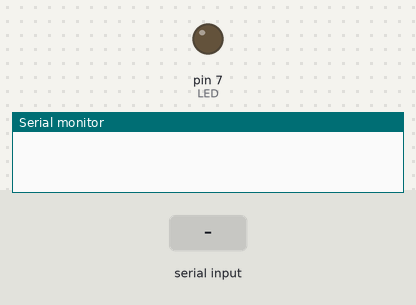
A sketch run on a simulated Arduino Uno, built with avr-gcc and run on an emulated ATmega328P. Parts: output pins drawn as LEDs (lit = HIGH), the last lines printed to the serial monitor. The test bench sets the inputs (shaded band).

Above: at 1.2 s.
1.3 s: ";" received over Serial
At 2.2 s:
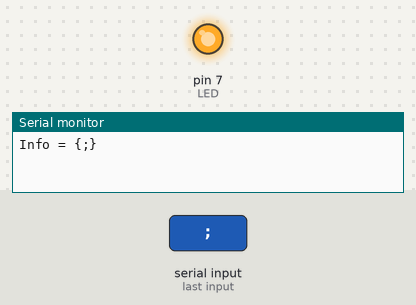
Timing chart, 0 to 4.3 s (numbered marks = the images above; inputs shaded):
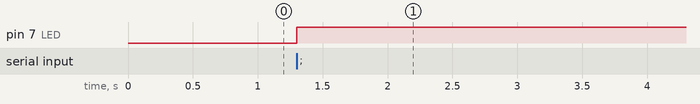

Measured:
- after the input at 1.3 s, pin 7 (LED): LOW → HIGH at once

The sketch:

main.ino
```cpp
#include <Wire.h>
#include <math.h>

/** Valor padrão de direção 0 do robô. */
#define STD_X 130
/** Valor padrão de velocidade 0 do robô. */
#define STD_Y 123
/** Pino utilizado para controlar o relé que liga e desliga o motor */
#define POWER 8
/** Pino utilizado para controlar o LED de teste de conexão */
#define LED 7

/** Variável utilizada para manipular qual será o x enviado para o robô. Significa a direção enviada. */
int x;
/** Variável utilizada para manipular qual será o u enviado para o robô. Significa a velocidade enviada. */
int y;

/** Variável 'virtual' que controla a velocidade do robô */
int Speed;
/** Variável 'virtual' que controla a direção do robô */
int Steer;
/** Variável 'virtual' que controla o limite do robô */
int Limit;
/** Variável que controla o acionamento do relé */
int power;

/** Variável para manipular a informação recebida pelo protocolo UART. */
String information = "";

/** Variável utilizada para saber quando começa e quando termina uma mensagem
 enviada pelo UART. */
bool stringComplete;

/** Variável utilizada para enviar as informações para a placa do hover board. */
uint8_t vector[6] = {218, 130, 0, 1, 0, 1};

/** Função que roda as configurações iniciais do programa. \n
  Roda somente uma vez durante toda a execução do programa. \n
  Configura o monitor serial e a biblioteca de comunicação I2C(Wire.h). */
void setup(){
  Serial.begin(9600);
  Wire.begin(0x52);
  Wire.onRequest(requestEvent);
  pinMode(LED,OUTPUT);
  pinMode(POWER,OUTPUT);
}

/** Função que define as variáveis x e y que serão enviadas para a placa do hover board. \n
  Verifica e corrige os valores recebidos como parâmetros para os adequar às regras de funcionamento
  placa do hover board. */
void control(float _speed, float _steer, float _limit, int power){
  float  coefficient_speed, coefficient_steer;
  coefficient_speed = (_speed/100) * abs(_limit);
  coefficient_steer = (_steer/100) * abs(_limit);
  y = STD_Y +  coefficient_speed;
  if(y < 35) y = 35; if(y > 230) y = 230;
  x = STD_X +  coefficient_steer;
  if(x < 35) x = 35; if(x > 230) x = 230;
  if(power == 1){
    digitalWrite(POWER, HIGH);
    delay(300);
    digitalWrite(POWER, LOW);
  }else{
    digitalWrite(POWER, LOW);
  }
}

/** Função que executa em Loop a leitura pelo protocolo UART(Raspberry->arduino)
 e a escrita pelo protocolo I2C(Arduino->hover board). */
void loop(){
  readUart();
}

/** Função que responde às chamadas da placa do hover board, utilizando o
 protocolo I2C. \n
 Utiliza a variável global vector para enviar os valores. */
void requestEvent() {
  int i;
  vector[0] = x;
  vector[1] = y;
  for(i = 0; i < 6; i++){
    Wire.write(vector,6);
  }
}

/** Função que reseta os flags da leitura após receber a comunicação pelo protocolo
 UART. \n
 Indica que a leitura foi finalizada. */
void readinfo(){
      information = "";
      stringComplete = false;
}

/** Função que trata as mensagens recebidas pelo UART e chama a função control. */
void readUart() {
  String temp;
  char sinal;
  EventSerial();
  if(stringComplete){
    digitalWrite(LED, HIGH);
    Serial.print("Info = {");
    Serial.print(information);
    Serial.println("}");

    temp="";
    sinal = information[0] - 48; // 1 se o sinal for igual a '1' e 0 se o sinal for igual a '0'
    temp += information[1];
    temp += information[2];
    temp += information[3];
    Speed = temp.toInt();
    if(!sinal) Speed *= -1;

    temp="";
    sinal = information[5] - 48;
    temp += information[6];
    temp += information[7];
    temp += information[8];
    Steer = temp.toInt();
    if(!sinal) Steer *= -1;

    temp="";
    sinal = information[10] - 48;
    temp += information[11];
    temp += information[12];
    temp += information[13];
    Limit = temp.toInt();
    if(!sinal) Limit *= -1;

    temp="";
    temp += information[15];
    power = temp.toInt();

    control(Speed,Steer,Limit,power);
    readinfo(); // Reseta os flags para a próxima leitura
  }
}

/** Função que se comunica com o Raspberry pelo protocolo UART. */
void EventSerial() {
  while (Serial.available()) {
    char inChar = (char)Serial.read();
    information += inChar;
    if (inChar == ';') {
      stringComplete = true;
    }
  }
}
```
